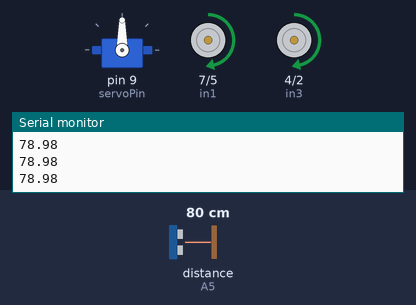
Bench run of a sketch on a simulated Arduino Uno, built with avr-gcc and run on an emulated ATmega328P. Shown: servo, motor-driver pin pairs drawn as motors (green arrow = first pin HIGH = forward, orange = second pin HIGH = backward, longer = more drive, scaled by the enable pin), the last lines printed to the serial monitor. Wiring (inferred from the names in the program): ultrasonic range finder: trigger A4; echo A5. Inputs (shaded band) come from the test bench; at power-on: distance to the obstacle (sensor on A5) 80 cm. The echo pulse lasts 58.3 µs per cm.

Above: at 1.2 s.
1.3 s: distance to the obstacle (sensor on A5) set to 18 cm
2.8 s: distance to the obstacle (sensor on A5) set to 13 cm
At 3.6 s:
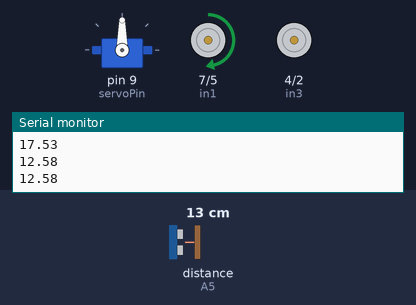
4.5 s: distance to the obstacle (sensor on A5) set to 35 cm
At 5.1 s:
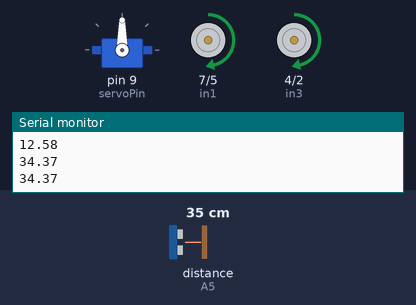
6.0 s: distance to the obstacle (sensor on A5) set to 2 cm
At 6.7 s:
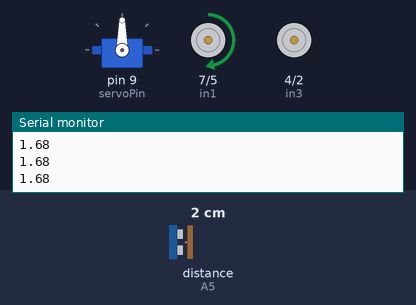
Timing chart, 0 to 8.5 s (numbered marks = the images above; inputs shaded):
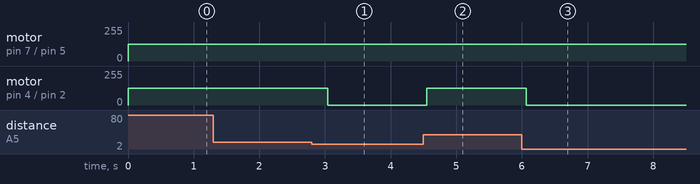

Measured:
- the behaviour switches between 16 and 15 cm on distance to the obstacle (sensor on A5) (found by bisection; images 0 and 1)
- after the input at 2.8 s, motor on pin 4 (in3) / pin 2 (in4): forward 125/255 → stopped after 0.24 s
- after the input at 4.5 s, motor on pin 4 (in3) / pin 2 (in4): stopped → forward 125/255 after 0.05 s
- after the input at 6.0 s, motor on pin 4 (in3) / pin 2 (in4): forward 125/255 → stopped after 0.06 s

The sketch:

ObdtacleRobot.ino
```cpp
#include <Servo.h>

//Motor pinOut
#define enb 3
#define in4 2
#define in3 4

#define ena 6
#define in2 5
#define in1 7

//Ultrasonic Sensor pinOut
#define trigger A4
#define echo A5

//Servo pinOut
#define servoPin 9


Servo sensor;

void setup()
{
  Serial.begin(9600);
  sensor.attach(servoPin);
  pinMode(ena, OUTPUT);
  pinMode(in1, OUTPUT);
  pinMode(in2, OUTPUT);
  pinMode(in3, OUTPUT);
  pinMode(in4, OUTPUT);
  pinMode(enb, OUTPUT);

  pinMode(trigger,OUTPUT);
  pinMode(echo,INPUT);

  analogWrite(ena, 125);
  analogWrite(enb, 125);

}

void loop()
{
  double distance = distanceRange();

  if(distance <= 15.00)
  {
    left();
  }
  else
  {
      forward();
  }
  delay(300);
}

void forward()
{
  digitalWrite(in1, HIGH);
  digitalWrite(in2, LOW);

  digitalWrite(in3, HIGH);
  digitalWrite(in4, LOW);

}


void backward()
{
  digitalWrite(in1, LOW);
  digitalWrite(in2, HIGH);

  digitalWrite(in3, LOW);
  digitalWrite(in4, HIGH);

}

void left()
{
  digitalWrite(in1, HIGH);
  digitalWrite(in2, LOW);

  digitalWrite(in3, LOW);
  digitalWrite(in4, LOW);

}

void right()
{
  digitalWrite(in1, LOW);
  digitalWrite(in2, LOW);

  digitalWrite(in3, HIGH);
  digitalWrite(in4, LOW);

}


double distanceRange()
{
  double time, distance;

  digitalWrite(trigger,LOW);
    delayMicroseconds(2);
  digitalWrite(trigger,HIGH);
    delayMicroseconds(10);
  digitalWrite(trigger,LOW);
    delayMicroseconds(2);

  time=pulseIn(echo,HIGH);
    distance = time*340/20000;//CM
  Serial.println(distance);

  return distance;
}
```
